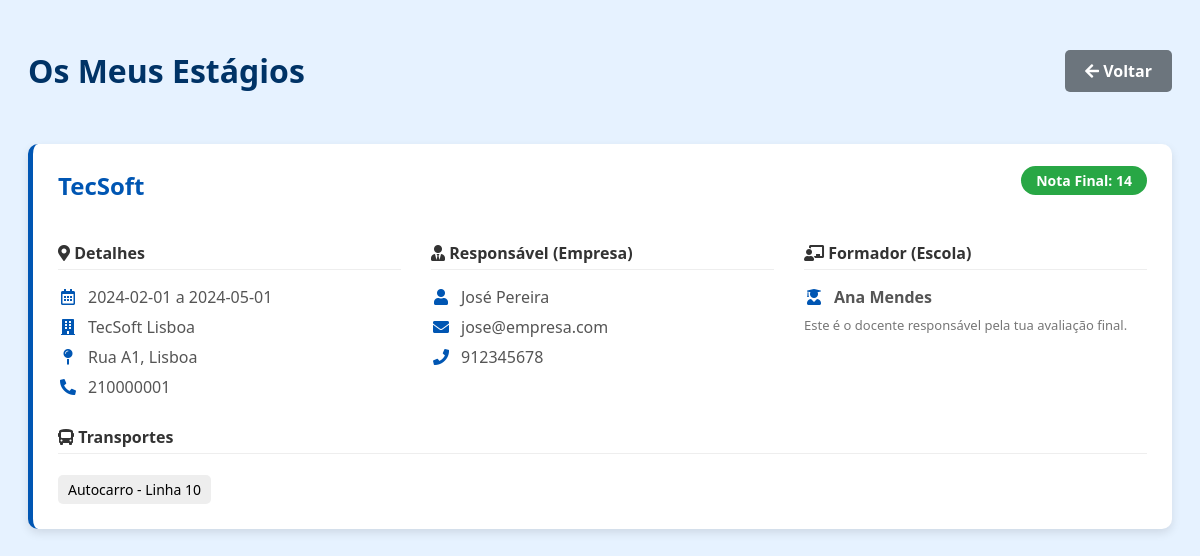
The app's page /webapp/meus_estagios.php (signed in) with its own data.
### tables this page shows
CREATE TABLE `estagio` (
  `estabelecimento_empresa_id` int(11) NOT NULL,
  `estabelecimento_id` int(11) NOT NULL,
  `aluno_id` int(11) NOT NULL,
  `formador_id` int(11) NOT NULL,
  `data_inicio` date DEFAULT NULL,
  `data_fim` date DEFAULT NULL,
  `nota_empresa` double DEFAULT NULL,
  `nota_escola` double NOT NULL,
  `nota_relatorio` double NOT NULL,
  `nota_procura` double NOT NULL,
  `nota_final` double DEFAULT NULL,
  `classificacao` tinyint(1) DEFAULT NULL
);

CREATE TABLE `empresa` (
  `responsavel_id` int(11) DEFAULT NULL,
  `empresa_id` int(11) NOT NULL,
  `num_contribuinte` char(9) DEFAULT NULL,
  `firma` varchar(150) DEFAULT NULL,
  `morada_sede` varchar(150) DEFAULT NULL,
  `localidade` varchar(150) DEFAULT NULL,
  `codigo_postal` char(8) DEFAULT NULL,
  `telefone` varchar(150) DEFAULT NULL,
  `email` varchar(150) DEFAULT NULL,
  `website` varchar(150) DEFAULT NULL,
  `tipo_organizacao` varchar(150) DEFAULT NULL,
  `observacoes` varchar(150) DEFAULT NULL
);

CREATE TABLE `estabelecimento` (
  `empresa_id` int(11) NOT NULL,
  `responsavel_id` int(11) NOT NULL,
  `zona_id` int(11) NOT NULL,
  `estabelecimento_id` int(11) NOT NULL,
  `nome_comercial` varchar(150) DEFAULT NULL,
  `morada` varchar(150) DEFAULT NULL,
  `localidade` varchar(150) DEFAULT NULL,
  `codigo_postal` varchar(150) DEFAULT NULL,
  `telefone` varchar(150) DEFAULT NULL,
  `email` varchar(150) DEFAULT NULL,
  `foto` int(11) DEFAULT NULL,
  `horario_funcionamento` varchar(150) DEFAULT NULL,
  `data_surgimento` date DEFAULT NULL,
  `aceitou_estagiarios` varchar(150) DEFAULT NULL,
  `observacoes` varchar(150) DEFAULT NULL
);

CREATE TABLE `responsavel` (
  `responsavel_id` int(11) NOT NULL,
  `nome` varchar(150) DEFAULT NULL,
  `titulo` varchar(150) DEFAULT NULL,
  `cargo` varchar(150) DEFAULT NULL,
  `telefone_direto` varchar(150) DEFAULT NULL,
  `telemovel` varchar(150) DEFAULT NULL,
  `email` varchar(150) DEFAULT NULL,
  `observacoes` varchar(150) DEFAULT NULL
);

CREATE TABLE `utilizador` (
  `utilizador_id` int(11) NOT NULL,
  `login` varchar(150) DEFAULT NULL,
  `password` varchar(150) DEFAULT NULL,
  `nome` varchar(150) DEFAULT NULL,
  `tipo` enum('aluno','formador','administrativo','') NOT NULL
);

CREATE TABLE `transporte` (
  `transporte_id` int(11) NOT NULL,
  `meio_transporte` varchar(150) DEFAULT NULL,
  `linha` varchar(150) DEFAULT NULL,
  `observacoes` varchar(150) DEFAULT NULL
);

### webapp/meus_estagios.php (the view, shortened to what this page needs)
<?php
require 'db.php';
$aluno_id = $_SESSION['user_id'];
$sql = "SELECT
    e.aluno_id, e.estabelecimento_empresa_id, e.estabelecimento_id,
    e.data_inicio, e.data_fim, e.nota_final,
    emp.firma,
    emp.telefone,
    est.nome_comercial, est.morada, est.localidade,
    r.nome as nome_resp, r.email as email_resp, r.telemovel as tel_resp,
    u_formador.nome as nome_formador
FROM estagio e
JOIN estabelecimento est ON e.estabelecimento_empresa_id = est.empresa_id
                        AND e.estabelecimento_id = est.estabelecimento_id
JOIN empresa emp ON est.empresa_id = emp.empresa_id
LEFT JOIN responsavel r ON est.responsavel_id = r.responsavel_id
JOIN formador f ON e.formador_id = f.utilizador_id
JOIN utilizador u_formador ON f.utilizador_id = u_formador.utilizador_id
WHERE e.aluno_id = ?
ORDER BY e.data_inicio DESC";
$stmt = mysqli_prepare($conn, $sql);
mysqli_stmt_bind_param($stmt, "i", $aluno_id);
mysqli_stmt_execute($stmt);
$result = mysqli_stmt_get_result($stmt);
?>
<!DOCTYPE html>
<html lang="pt">
<head>
    <link rel="stylesheet" href="https://cdnjs.cloudflare.com/ajax/libs/font-awesome/5.15.4/css/all.min.css">
</head>
<body>
    <div class="header">
        <h1 style="color: #003366;">Os Meus Estágios</h1>
        <a href="empresas.php" class="btn-back"><i class="fas fa-arrow-left"></i> Voltar</a>
    </div>
    <?php if (mysqli_num_rows($result) == 0): ?>
        <p style="text-align: center; color: #777;">Ainda não tens estágios registados.</p>
    <?php else: ?>
        <?php while ($row = mysqli_fetch_assoc($result)): ?>
            <?php
                $sql_t = "SELECT t.meio_transporte, t.linha FROM transporte t
                        JOIN servido s ON t.transporte_id = s.transporte_id
                        WHERE s.estabelecimento_empresa_id = ? AND s.estabelecimento_id = ?";
                $stmt_t = mysqli_prepare($conn, $sql_t);
                mysqli_stmt_bind_param($stmt_t, "ii", $row['estabelecimento_empresa_id'], $row['estabelecimento_id']);
                mysqli_stmt_execute($stmt_t);
                $result_t = mysqli_stmt_get_result($stmt_t);
                $transportes = [];
                while ($t = mysqli_fetch_assoc($result_t)) {
                    $transportes[] = $t;
                }
            ?>
            <div class="card">
                <div style="display:flex; justify-content:space-between; flex-wrap: wrap;">
                    <h2><?php echo htmlspecialchars($row['firma']); ?></h2>
                    <span>
                        <?php if ($row['nota_final']): ?>
                            <span class="badge nota">Nota Final: <?php echo $row['nota_final']; ?></span>
                        <?php else: ?>
                            <span class="badge">A decorrer</span>
                        <?php endif; ?>
                    </span>
                </div>
                <div class="grid">
                    <div>
                        <h3><i class="fas fa-map-marker-alt"></i> Detalhes</h3>
                        <div class="item"><i class="far fa-calendar-alt"></i> <span><?php echo $row['data_inicio']; ?> a <?php echo $row['data_fim']; ?></span></div>
                        <div class="item"><i class="fas fa-building"></i> <span><?php echo htmlspecialchars($row['nome_comercial']); ?></span></div>
                        <div class="item"><i class="fas fa-map-pin"></i> <span><?php echo htmlspecialchars($row['morada'] . ', ' . $row['localidade']); ?></span></div>
                        <div class="item"><i class="fas fa-phone-alt"></i> <span><?php echo htmlspecialchars($row['telefone']); ?></span></div>
                    </div>
                    <div>
                        <h3><i class="fas fa-user-tie"></i> Responsável (Empresa)</h3>
                        <?php if($row['nome_resp']): ?>
                            <div class="item"><i class="fas fa-user"></i> <span><?php echo htmlspecialchars($row['nome_resp']); ?></span></div>
                            <div class="item"><i class="fas fa-envelope"></i> <span><?php echo htmlspecialchars($row['email_resp']); ?></span></div>
                            <div class="item"><i class="fas fa-phone"></i> <span><?php echo htmlspecialchars($row['tel_resp']); ?></span></div>
                        <?php else: ?>
                            <p style="color:#aaa">Sem responsável atribuído.</p>
                        <?php endif; ?>
                    </div>
                    <div>
                        <h3><i class="fas fa-chalkboard-teacher"></i> Formador (Escola)</h3>
                        <div class="item">
                            <i class="fas fa-user-graduate"></i>
                            <strong><?php echo htmlspecialchars($row['nome_formador']); ?></strong>
                        </div>
                        <p style="font-size: 13px; color: #777; margin-top: 5px;">
                            Este é o docente responsável pela tua avaliação final.
                        </p>
                    </div>
                </div>
                <h3><i class="fas fa-bus"></i> Transportes</h3>
                <?php if (count($transportes) > 0): ?>
                    <?php foreach ($transportes as $t): ?>
                        <span style="background:#eee; padding:5px 10px; border-radius:5px; margin-right:5px; font-size:14px; display:inline-block; margin-top:5px;">
                            <?php echo htmlspecialchars($t['meio_transporte'] . ($t['linha'] ? " - " . $t['linha'] : "")); ?>
                        </span>
                    <?php endforeach; ?>
                <?php else: ?>
                    <span style="color:#999">Sem informação de transportes.</span>
                <?php endif; ?>
            </div>
        <?php endwhile; ?>
    <?php endif; ?>
</body>
</html>

### webapp/meus_estagios.php (style rules this page uses)
body { font-family: 'Segoe UI', sans-serif; background-color: #e6f2ff; padding: 20px; }
.header { display: flex; justify-content: space-between; align-items: center; margin-bottom: 30px; }
.btn-back { background-color: #6c757d; color: white; padding: 10px 20px; text-decoration: none; border-radius: 5px; font-weight: bold; }
.card { background: white; border-left: 5px solid #0056b3; border-radius: 10px; padding: 25px; margin-bottom: 25px; box-shadow: 0 4px 10px rgba(0,0,0,0.1); }
h2 { color: #0056b3; margin-top: 0; }
h3 { font-size: 16px; border-bottom: 1px solid #eee; padding-bottom: 5px; margin-top: 20px; color: #333; }
.grid { display: grid; grid-template-columns: repeat(auto-fit, minmax(250px, 1fr)); gap: 30px; }
.item { margin-bottom: 8px; color: #555; display: flex; align-items: center; gap: 10px; }
.item i { width: 20px; color: #0056b3; text-align: center; }
.badge { background-color: #ffc107; padding: 5px 15px; border-radius: 20px; font-weight: bold; font-size: 14px; }
.badge.nota { background-color: #28a745; color: white; }

### records on screen
estagio: empresa.firma "TecSoft", nota_final "14", data_inicio "2024-02-01", data_fim "2024-05-01", estabelecimento.nome_comercial "TecSoft Lisboa", estabelecimento.morada+localidade "Rua A1, Lisboa", empresa.telefone "210000001", responsavel.nome "José Pereira", responsavel.email "jose@empresa.com", responsavel.telemovel "912345678", utilizador.nome "Ana Mendes"
transporte: meio_transporte+linha "Autocarro - Linha 10"
